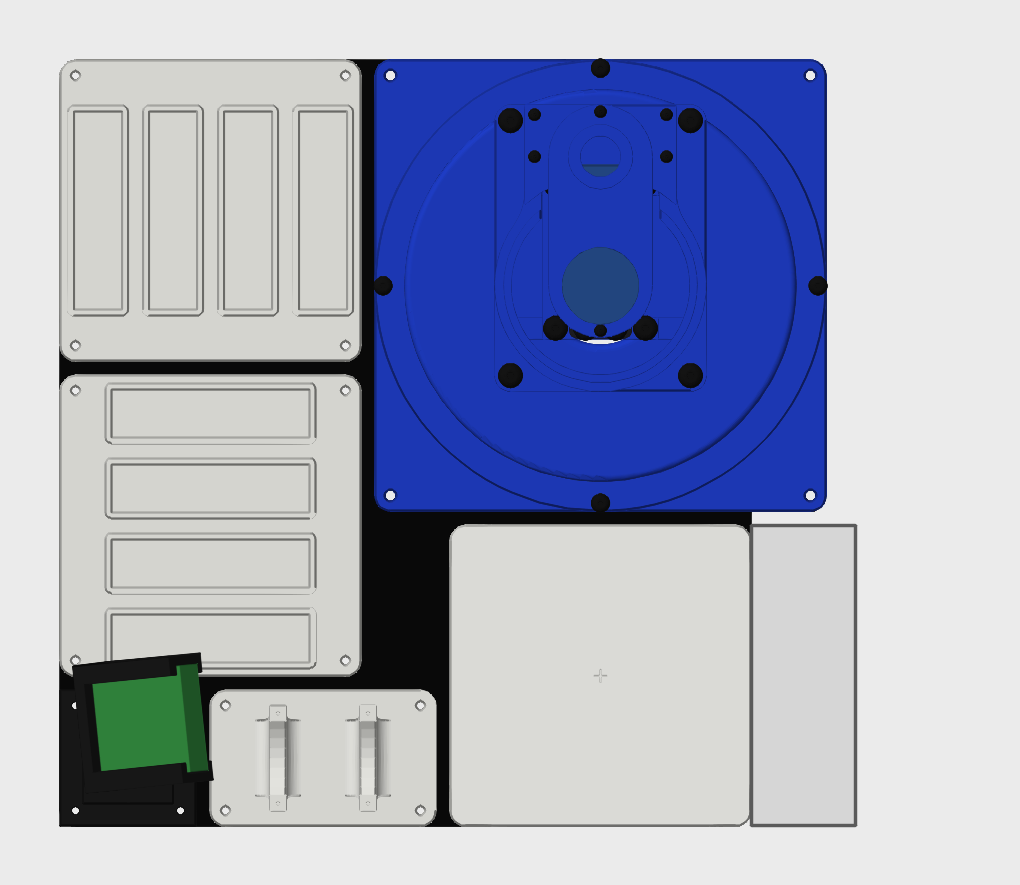
#> input picture robot_control/config/rig_map.png, 1020 x 885 px
$ python -i plate_search.py   (imports and definitions only)
#> lines starting #> are read from the running program, lines starting #| are printed output that depends on the picture
#> further down, picture is the input picture: shape (885, 1020, 3); mean B, G, R 194.1, 170, 163.3
"""Finds the plate in a live frame from nothing: no saved fit, and resistors on it are fine.

robot_offline's own first search starts from the frame's largest bright blob, which on this rig misses a
corner of the plate by hundreds of pixels (its light falls off across the top), and its edge search then
looks in the wrong place. Long straight lines are a surer start: they pair up into four-sided outlines of
about the plate's size, and each outline is tried by robot_offline's real fit, which only passes the plate.
"""

import itertools
import threading
import time

import cv2
import numpy as np
from robot_offline.pre import rectify

SCALE = 0.25                # lines are looked for at this share of the frame's size
CANNY = (20, 60)
HOUGH_VOTES = 60
MIN_LINE_PX = 120           # at SCALE: about a third of the plate's side
MAX_GAP_PX = 25             # at SCALE: a lead lying over an edge breaks it by less than this
SAME_ANGLE_RAD = 0.05       # lines this alike, and SAME_OFFSET_PX apart, are one line
SAME_OFFSET_PX = 25
LEAN_RAD = np.radians(35)   # a side lies within this of the frame's axes
MAX_LINES = 14              # of each kind, longest first
SIDE_PX = (800, 2200)       # the plate's sides in a raw frame are about 1200 to 1600
MAX_SIDE_RATIO = 1.6


def _lines(frame):
    """Long straight lines in a frame as (angle, offset, length), raw px, longest first and without repeats."""
    small = cv2.resize(frame, None, fx=SCALE, fy=SCALE, interpolation=cv2.INTER_AREA)
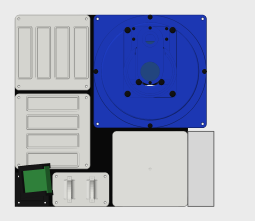
#> small: shape (221, 255, 3); mean B, G, R 194.1, 169.9, 163.2
    gray = cv2.GaussianBlur(cv2.cvtColor(small, cv2.COLOR_BGR2GRAY), (0, 0), 1.5)
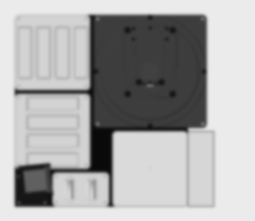
#> gray: shape (221, 255); min 9, max 235, mean 170.6
    found = cv2.HoughLinesP(cv2.Canny(gray, *CANNY), 1, np.pi / 360, threshold=HOUGH_VOTES,
                            minLineLength=MIN_LINE_PX, maxLineGap=MAX_GAP_PX)
#> found = 15 rows, first 6: [56, 207, 214, 207], [90, 172, 90, 14], [76, 172, 76, 25], [25, 127, 183, 126], [29, 206, 29, 25], [45, 206, 48, 25]
    if found is None:
        return []
    keep = []
    segments = found.reshape(-1, 4) / SCALE
#> segments = 15 rows, first 6: [224, 828, 856, 828], [360, 688, 360, 56], [304, 688, 304, 100], [100, 508, 732, 504], [116, 824, 116, 100], [180, 824, 192, 100]
    for x0, y0, x1, y1 in sorted(segments.tolist(), key=lambda s: -np.hypot(s[2] - s[0], s[3] - s[1])):
        angle = np.arctan2(y1 - y0, x1 - x0) % np.pi
        offset = np.array([-np.sin(angle), np.cos(angle)]) @ (x0, y0)
        if not any(min(abs(angle - a), np.pi - abs(angle - a)) < SAME_ANGLE_RAD and abs(offset - d) < SAME_OFFSET_PX
                   for a, d in keep):
            keep.append((angle, offset))
#> this loop made 15 passes
#> (x0, y0, x1, y1, angle, offset) on passes 1 to 12: (180, 824, 192, 100, 1.59, -193.6), (144, 824, 156, 100, 1.59, -157.6), (116, 824, 116, 100, 1.57, -116), (128, 824, 128, 104, 1.57, -128), (292, 800, 292, 104, 1.57, -292), (280, 792, 280, 108, 1.57, -280), (264, 100, 276, 744, 1.55, -262.1), (100, 508, 732, 504, 3.14, -508.6), (224, 828, 856, 828, 0, 828), (360, 688, 360, 56, 1.57, -360), (208, 712, 216, 104, 1.58, -217.3), (220, 692, 228, 100, 1.58, -229.3)
#> after the loop, keep = [(1.59, -193.6), (1.59, -157.6), (1.57, -116), (1.57, -292), (1.55, -262.1), (3.14, -508.6), (0, 828), (1.57, -360), (1.58, -229.3)]
    return keep


def _crossing(p, q):
    normals = [[-np.sin(p[0]), np.cos(p[0])], [-np.sin(q[0]), np.cos(q[0])]]
    return np.linalg.solve(np.array(normals), np.array([p[1], q[1]]))


# [29 lines left out: functions outlines, find, not called in this run]


class Finder(threading.Thread):
    """Finds the plate once, in the background, from the newest frame. .again looks for it afresh, keeping
    the last fit until the new one is found."""

    # [23 lines left out: functions __init__, run, not called in this run]

>>> import cv2
>>> picture = cv2.imread('../config/rig_map.png')
>>> result = _lines(picture)
#> result has the same summary as keep in _lines
